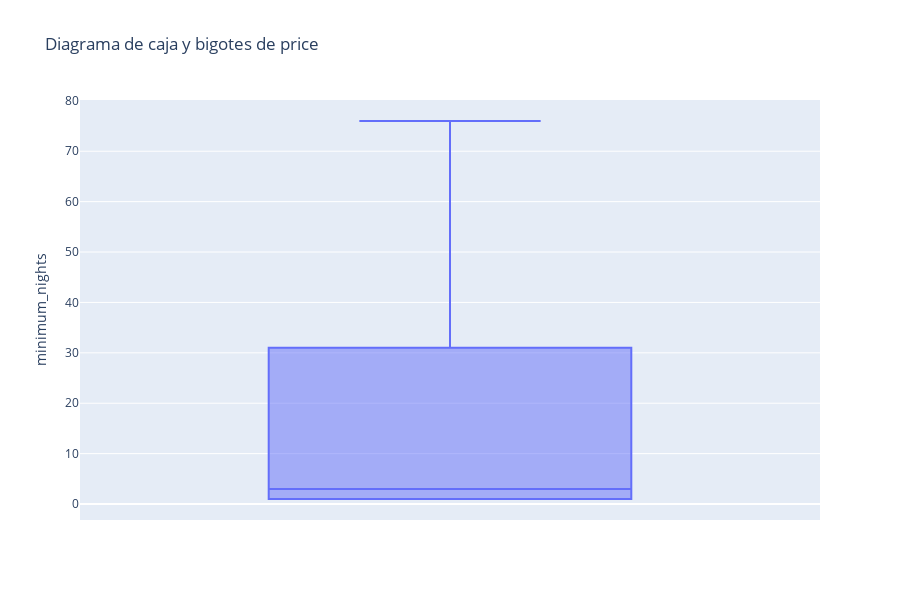

Notebook source saved alongside this figure:
### Code cell
# Crear un diagrama de caja y bigotes con Plotly
fig = px.box(df_listings, y='minimum_nights', template='plotly', title='Diagrama de caja y bigotes de price',height=600)

# Guardar el gráfico en un archivo HTML
#pio.write_html(fig, file='4_sinoutliers_nights.html', auto_open=True)

# Mostrar el gráfico
fig.show()

### Figure 1 — Plotly figure (JSON) as saved in the notebook; plotly's stock layout.template omitted (floating-point values rounded to 4 significant figures; data arrays with more than 128 entries replaced by an {"elided": "..."} marker saying what was removed)
{"data": [{"alignmentgroup": "True", "hovertemplate": "minimum_nights=%{y}<extra></extra>", "legendgroup": "", "marker": {"color": "#636efa"}, "name": "", "notched": false, "offsetgroup": "", "orientation": "v", "showlegend": false, "type": "box", "x0": " ", "xaxis": "x", "y": {"elided": "18519 int values"}, "y0": " ", "yaxis": "y"}], "layout": {"boxmode": "group", "height": 600, "legend": {"tracegroupgap": 0}, "title": {"text": "Diagrama de caja y bigotes de price"}, "xaxis": {"anchor": "y", "domain": [0, 1]}, "yaxis": {"anchor": "x", "domain": [0, 1], "title": {"text": "minimum_nights"}}}}
